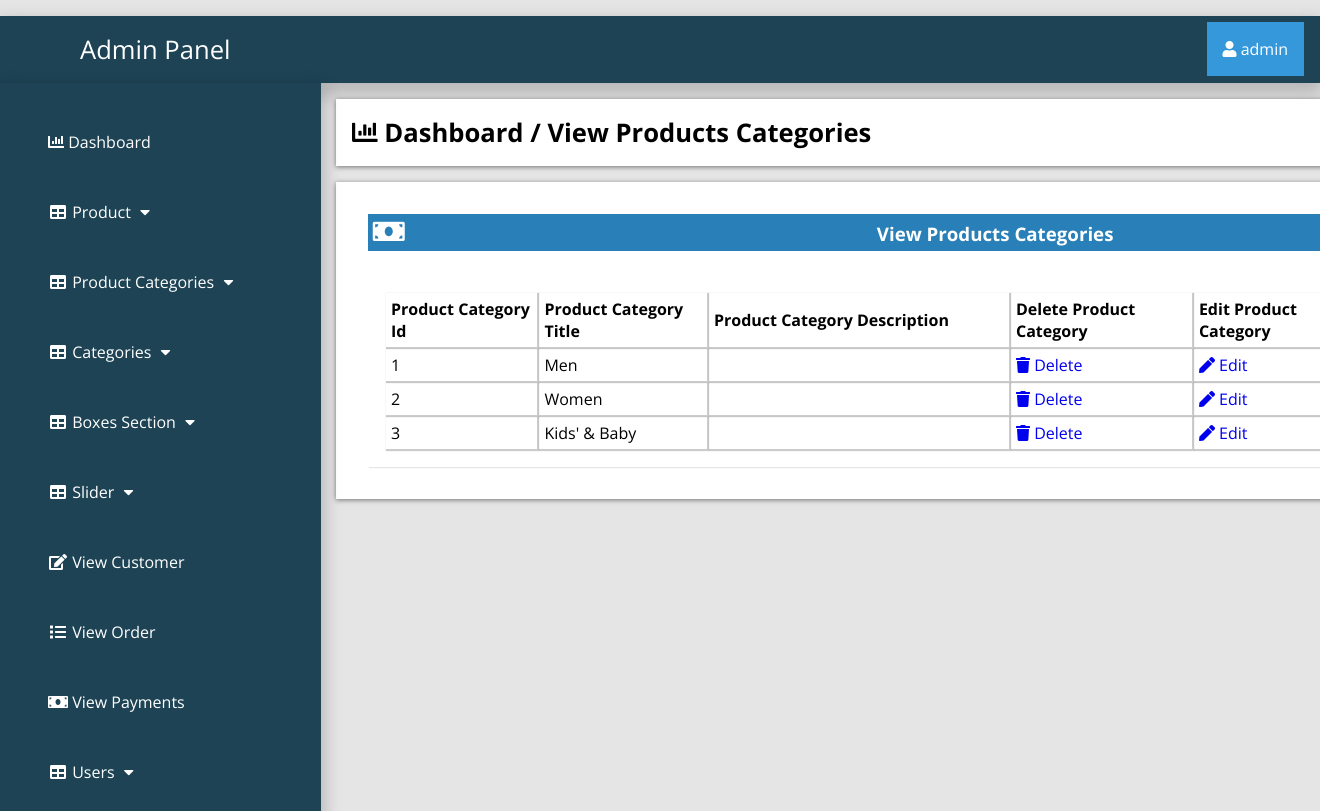
/admin_area/index.php?view_product_cat (signed in), run on the app's committed database.
### tables this page shows
CREATE TABLE `product_category` (
  `p_cat_id` int(10) NOT NULL,
  `p_cat_title` text NOT NULL,
  `p_cat_desc` text NOT NULL,
  `p_cat_img` int(11) NOT NULL
);

### admin_area/view_p_cat.php (the view)
<?php
if (!isset($_SESSION['admin_email'])){
  echo "<script>window.open('login.php','_self')</script>";
  }else{
?>
<div class="row">
	<div class="col-lg-12">
		<div class="breadcrump">
			<li class="active">
				<i class="fa fa-bar-chart"></i>
				Dashboard / View Products Categories
			</li>
		</div>
	</div>
</div>
<div class="row">
	<div class="col-lg-12">
		<div class="panel panel-default">
			<div class="panel-heading">
				<h3 class="panel-title">
					<i class="fa fa-money fa-fw"></i>
					View Products Categories
				</h3>
			</div>
			<div class="panel-body">
				<div class="table-responsive">
					<div class="form-group">
						<table class="table table-bordered table-hover table-striped">
							<thead>
								<tr>
									<th>Product Category Id</th>
									<th>Product Category Title</th>
									<th>Product Category Description</th>
									<th>Delete Product Category</th>
									<th>Edit Product Category</th>
								</tr>
							</thead>
							<tbody>
								<?php
								$i=0;
								$get_p_cats="select * from product_category";
								$run_p_cats=mysqli_query($con,$get_p_cats);
								while ($row_p_cats=mysqli_fetch_array($run_p_cats)) {
									$p_cat_id=$row_p_cats['p_cat_id'];
									$p_cat_title=$row_p_cats['p_cat_title'];
									$p_cat_desc=$row_p_cats['p_cat_desc'];
									$i++;
								  ?>
                                <tr>
                                	<td><?php echo $i; ?></td>
                                	<td><?php echo $p_cat_title; ?></td>
                                	<td width="300"><?php echo $p_cat_desc; ?></td>
                                	<td>
                                		<a href="index.php?delete_p_cat=<?php echo $p_cat_id; ?>">
                                			<i class="fa fa-trash"></i> Delete
                                		</a>
                                	</td>
                                      <td>
                                      	<a href="index.php?edit_p_cat=<?php echo $p_cat_id; ?>">
                                      		<i class="fa fa-pen"></i> Edit
                                      	</a>
                                      </td>
                                </tr>
                                 <?php } ?>
							</tbody>
						</table>
						</div>
					</div>
				</div>
				</div>
				</div>
<?php } ?>

### admin_area/includes/sidebar.php (shortened to what this page needs)
<?php
if (!isset($_SESSION['admin_email'])){
  echo "<script>window.open('login.php','_self')</script>";
  }else{
?>
<nav class="navbar navbar-inverse navbar-fixed-top" >
	<div class="navbar-header">
		<a href="index.php?dashboard" class="navbar-brand"><span>Admin Panel</span></a>
	</div>
		<div class="dropdown">
		 <button onclick="myFunction()" class="dropbtn"><i class="fa fa-user"></i> <?php echo $admin_name; ?></a></button>
		</div>
	<div class="collapse navbar-collapse navbar-ex1-collapse">
	<ul class="nav navbar-nav side-nav">
  <li>
    <a href="index.php?dashboard"><i class="fa fa-bar-chart"></i> Dashboard</a>
  </li>
  <li class="button-dropdown" id="#products">
    <a href="#" class="dropdown-toggle" data-toggle="collapse" data-target="#products"><i class="fa fa-fw fa-table"></i> Product <i class="fa fa-fw fa-caret-down"></i></a>
  </li>
  <li class="button-dropdown" id="#products_cat">
    <a href="#" class="dropdown-toggle" data-toggle="collapse" data-target="#products_cat"><i class="fa fa-fw fa-table"></i> Product Categories <i class="fa fa-fw fa-caret-down"></i></a>
  </li>
  <li class="button-dropdown" id="#category">
    <a href="#" class="dropdown-toggle" data-toggle="collapse" data-target="#category"><i class="fa fa-fw fa-table"></i> Categories <i class="fa fa-fw fa-caret-down"></i></a>
  </li>
<li class="button-dropdown" >
  <a href="#" class="dropdown-toggle" data-toggle="collapse" data-target="#boxes">
    <i class="fa fa-fw fa-table"></i> Boxes Section <i class="fa fa-fw fa-caret-down"></i>
  </a>
</li>
  <li class="button-dropdown">
    <a href="#" class="dropdown-toggle" data-toggle="collapse" data-target="#slider"><i class="fa fa-fw fa-table"></i>  Slider <i class="fa fa-fw fa-caret-down"></i></a>
  </li>
  <li>
  	<a href="index.php?view_customer">
  		<i class="fa fa-fw fa-edit"></i> View Customer
  	</a>
  </li>
  <li>
  	<a href="index.php?view_order">
  		<i class="fa fa-fw fa-list"></i> View Order
  	</a>
  </li>
  <li>
  	<a href="index.php?view_payments">
  		<i class="fa fa-fw fa-money"></i> View Payments
  	</a>
  </li>
  <li class="button-dropdown">
    <a href="#" class="dropdown-toggle" data-toggle="collapse" data-target="#users"><i class="fa fa-fw fa-table"></i>  Users <i class="fa fa-fw fa-caret-down"></i></a>
  </li>
</ul>
</div>
</nav>
<?php } ?>

### admin_area/css/style.css (style rules this page uses)
:root { --blue:#2980b9; }
body { margin-top: ; }
* { font-family: 'Open Sans', sans-serif; margin:0; padding:0; box-sizing: border-box; text-decoration: none; transition: all .2s cubic-bezier(.37,1.14,.26,1.24); }
html { background-color: rgba(0,0,0,.1); }
.navbar-fixed-top { background:#1d4354; padding: 1rem; margin-top: 1rem; box-shadow: 0px 8px 16px 4px rgba(0,0,0,0.2); margin-left: ; margin-right: ; }
.navbar-fixed-top a span { margin-left: 4rem; }
.navbar-fixed-top .navbar-brand { font-size: 1.6rem; color: #ffffff; }
.dropbtn { background-color: #3498DB; color: white; padding: 16px; font-size: 16px; border: none; cursor: pointer; }
.dropdown { position: relative; display: inline-block; float: right; margin-top: -2.8rem; }
.nav { position: absolute; top: 51px; margin-top: 32px; width: auto; height: 110%; border-radius: 0; display: block; background-color: #1d4354; bottom: 0; overflow: hidden; padding-bottom: 40px; box-shadow: 0px 8px 16px 4px rgba(0,0,0,0.2); margin-left: -1rem; }
.nav>li>a { width: 225px; display: block; color: #ffffff; margin: 3rem; }
.row { width: 81.2%; background-color: #ffffff; margin: auto; margin-left: 21rem; margin-top: 1rem; padding: 1rem; display: ; }
.panel { text-align: left; box-shadow: 1px 1px 1px 0px rgba(0.1,0.1,0.1,0.1); margin: 1rem; background-color: #ffffff; padding: rem; }
.panel-heading .panel-title { background-color: #2980b9; color: #ffffff; padding: .3rem; }
.table-responsive .table-striped th { padding: 5px; box-shadow: 1px 1px 1px 1px rgba(0.1,0.1,0.1,0.2); }
.table-responsive .table-striped tbody td { box-shadow: 1px 1px 1px 1px rgba(0.1,0.1,0.1,0.2); padding:5px; }
.breadcrump .active { font-weight: bold; font-size: 1.6rem; }
.row { list-style: none; box-shadow: 0 1px 5px rgba(0, 0, 0, 0.5); }
.row .fa-money { font-size: 1.6rem; width: 50%; text-align: left; }
.form-group { margin-top: 1.5rem; }
.panel-body { display: flex; align-items: center; justify-content: left; padding: 1rem; flex-wrap: wrap; }

### data on the page
product_category: p_cat_title "Men"
product_category: p_cat_title "Women"
product_category: p_cat_title "Kids' & Baby"

### other printed values
$admin_name "admin"
